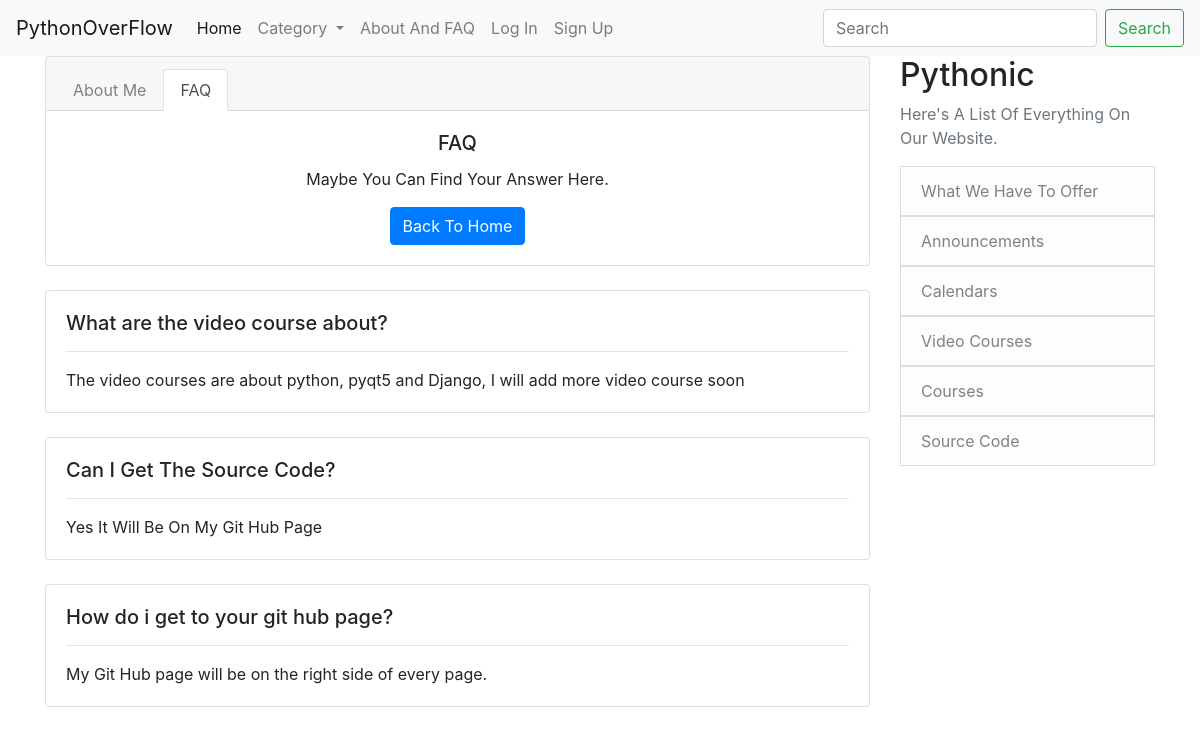
Page /about/FAQ on the committed database.
### App/models.py (models this page shows, shortened)
class FAQ(models.Model):
    question = models.CharField(max_length=60)
    Answer = models.TextField()

### App/views.py (the view)
# urls.py: path('about/FAQ', FAQ_view.as_view()),
class FAQ_view(ListView):
    model = FAQ
    template_name = 'App/FAQ.html'
    def get_context_data(self, *args, **kwargs):
        cate_menu = Category.objects.all()
        context = super(FAQ_view, self).get_context_data(*args, **kwargs)
        context['cate_menu'] = cate_menu
        return context

### App/models.py (called while the page is built)
    def __str__(self):
        return self.name

### App/templates/App/FAQ.html (shortened to what this page needs)
{% extends "app/base.html" %}
{% block content %}
<div class="card text-center">
  <div class="card-header">
    <ul class="nav nav-tabs card-header-tabs">
      <li class="nav-item">
        <a class="nav-link" href="/about" style="color: gray;">About Me</a>
      </li>
      <li class="nav-item">
        <a class="nav-link active" href="/about/FAQ">FAQ</a>
      </li>
    </ul>
  </div>
  <div class="card-body">
    <h5 class="card-title">FAQ</h5>
    <p class="card-text">Maybe You Can Find Your Answer Here.</p>
    <a href="/" class="btn btn-primary">Back To Home</a>
  </div>
</div>
{% for FAquestion in object_list %}
  <br>
  <div class="card">
    <div class="card-body">
      <h5 class="card-title">{{ FAquestion.question }}</h5>
      <hr>
      <p class="card-text">{{ FAquestion.Answer }}</p>
    </div>
  </div>
{% endfor %}
{% endblock %}

### rows in the picture
FAQ: question "What are the video course about?", Answer "The video courses are about python, pyqt5 and Django, I will add more video course soon"
FAQ: question "Can I Get The Source Code?", Answer "Yes It Will Be On My Git Hub Page"
FAQ: question "How do i get to your git hub page?", Answer "My Git Hub page will be on the right side of every page."
